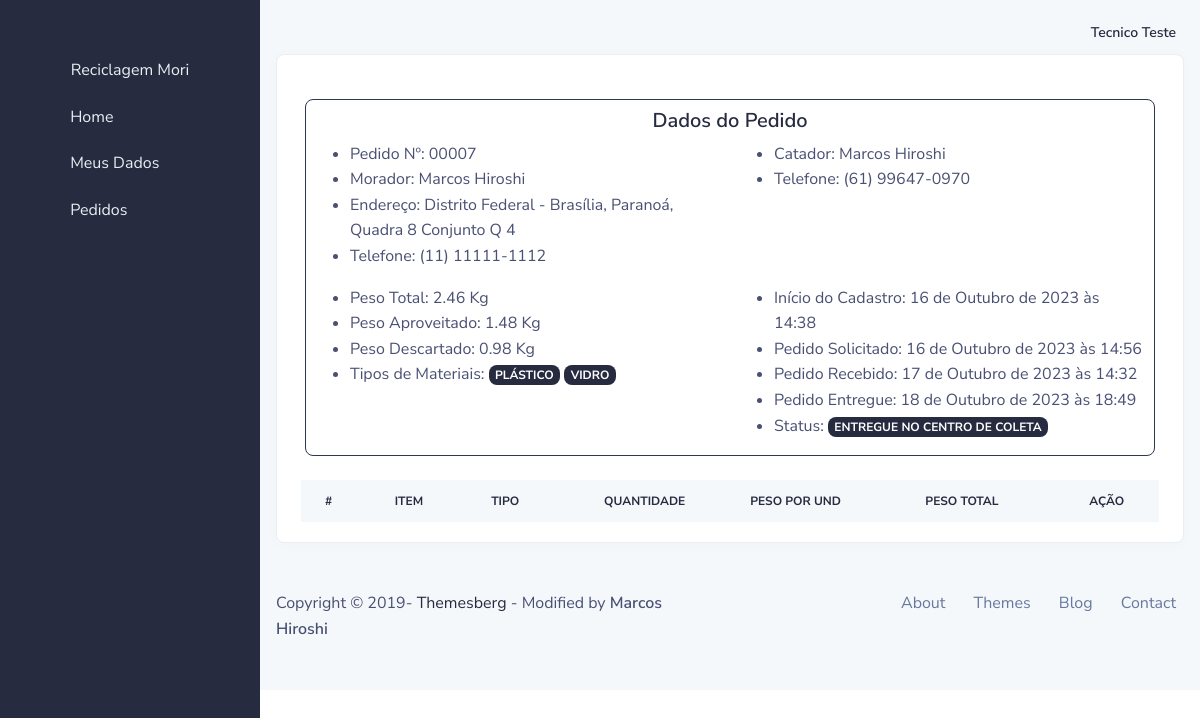
Page /catador/pedido/7/entregar/ (signed in) on the committed database.
### usuario/models.py (models this page shows, shortened)
class User(AbstractBaseUser, PermissionsMixin):
    email = models.EmailField(verbose_name='Email de usuário', unique=True)
    first_name = models.CharField(max_length=300, blank=True, verbose_name='Nome')
    last_name = models.CharField(max_length=300, blank=True, verbose_name='Sobrenome')
    date_joined = models.DateTimeField(_('date joined'), auto_now_add=True)
    is_active = models.BooleanField(_('active'), default=False)
    is_staff = models.BooleanField(_('staff'), default=False)
    profile_active = models.ForeignKey(Group, models.DO_NOTHING, related_name='profile_active', blank=True, null=True)
    objects = UserManager()
    USERNAME_FIELD = 'email'
    REQUIRED_FIELDS = ['first_name', 'last_name']
    class Meta:
        verbose_name = _('user')
        verbose_name_plural = _('users')
    def get_full_name(self):
        return ('%s %s' % (self.first_name, self.last_name)).strip()
    def __str__(self):
        return self.get_full_name().title()

### core/models/servico.py (models this page shows, shortened)
class OrdemServico(models.Model):
    status = models.ForeignKey(StatusServico, models.DO_NOTHING, related_name='ordem_servico_status')
    morador = models.ForeignKey(Morador, models.DO_NOTHING, related_name='ordem_servico_morador')
    catador = models.ForeignKey(Catador, models.DO_NOTHING, related_name='ordem_servico_catador', blank=True, null=True)
    data_criada = models.DateTimeField(auto_now_add=True)
    data_solicitada = models.DateTimeField(blank=True, null=True)
    data_buscada = models.DateTimeField(blank=True, null=True)
    data_entregue = models.DateTimeField(blank=True, null=True)
    def peso_total_servico(self):
        total = 0
        if hasattr(self, 'itens_ordem_servico'):
            for item in self.itens_ordem_servico.all():
                total += item.peso_total()
        return '%.2f' % total
    def peso_real(self):
        total = 0
        if hasattr(self, 'itens_ordem_servico'):
            for item in self.itens_ordem_servico.all():
                total += item.peso_total() if item.status.nome in ['ACEITO', 'ENTREGUE'] else 0
        return '%.2f' % total
    def peso_descartado(self):
        total = 0
        if hasattr(self, 'itens_ordem_servico'):
            for item in self.itens_ordem_servico.all():
                total += item.peso_total() if item.status.nome == 'NÃO ACEITO' else 0
        return '%.2f' % total
    def materiais_servico(self):
        lista = []
        if hasattr(self, 'itens_ordem_servico'):
            for item in self.itens_ordem_servico.all():
                if item.item.tipo.nome not in lista:
                    lista.append(item.item.tipo.nome)
        return lista
    def numero(self):
        return '{:0>5}'.format(self.id)

class ItemServico(models.Model):
    ordem = models.ForeignKey(OrdemServico, models.DO_NOTHING, related_name='itens_ordem_servico')
    status = models.ForeignKey(StatusItem, models.DO_NOTHING, related_name='itens_status', default=1)
    ponto_coleta = models.ForeignKey(PontoColeta, models.DO_NOTHING, related_name='itens_ponto_coleta', blank=True, null=True)
    item = models.ForeignKey(Item, models.DO_NOTHING, related_name='ordem_servico_item', verbose_name='Item para ser reciclado')
    qtd = models.PositiveIntegerField(verbose_name='Quantidade do mesmo item')
    class Meta:
        ordering = ['id']
    def peso_total(self):
        return (self.item.peso * self.qtd)/1000

class StatusItem(models.Model):
    nome = models.CharField(max_length=100)

class StatusServico(models.Model):
    nome = models.CharField(max_length=100)
    def __str__(self):
        return self.nome

### morador/models.py (models this page shows, shortened)
class Morador(models.Model):
    date_create = models.DateTimeField(auto_now_add=True)
    data_updated = models.DateTimeField(auto_now=True)
    user = models.OneToOneField(User, models.DO_NOTHING, related_name='morador_usuario')
    cpf = models.CharField(max_length=14, verbose_name='CPF')
    data_nascimento = models.DateField(verbose_name='Data de nascimento')
    genero = models.ForeignKey(Genero, models.DO_NOTHING, verbose_name='Gênero')
    telefone_1 = models.CharField(max_length=18, verbose_name='Telefone 1', help_text='(WHATSAPP)')
    telefone_2 = models.CharField(max_length=18, verbose_name='Telefone 2', null=True, blank=True)
    cep = models.CharField(max_length=9, verbose_name='CEP')
    logradouro = models.CharField(max_length=255, verbose_name='Endereço')
    complemento = models.CharField(max_length=255, verbose_name='Complemento', null=True, blank=True)
    municipio = models.ForeignKey(Municipio, models.DO_NOTHING, verbose_name='Município')
    longitude = models.DecimalField(max_length=255, max_digits=20, decimal_places=18, verbose_name='longitude', help_text='Coordenada geográfica da sua residência')
    latitude = models.DecimalField(max_length=255, max_digits=20, decimal_places=18, verbose_name='latitude', help_text='Coordenada geográfica da sua residência')
    def __str__(self):
        return self.user.get_full_name().title()
    def endereco(self):
        endereco = '%s - %s, %s %s' % (
            self.municipio.estado.nome,
            self.municipio.nome,
            self.logradouro,
            self.complemento if self.complemento else ''
        )
        return endereco.title()

### core/models/localidade.py (models this page shows, shortened)
class Municipio(models.Model):
    nome = models.CharField(verbose_name="NOME", max_length=255)
    estado = models.ForeignKey(Estado, models.DO_NOTHING, verbose_name="ESTADO")

class Estado(models.Model):
    nome = models.CharField(max_length=255, verbose_name="NOME")
    uf = models.CharField(max_length=2, verbose_name="UF")
    regiao = models.ForeignKey(Regiao, models.DO_NOTHING, verbose_name="REGIÃO")

### catador/models.py (models this page shows, shortened)
class Catador(models.Model):
    date_create = models.DateTimeField(auto_now_add=True)
    data_updated = models.DateTimeField(auto_now=True)
    user = models.OneToOneField(User, models.DO_NOTHING, related_name='catador_usuario')
    cpf = models.CharField(max_length=14, verbose_name='CPF')
    data_nascimento = models.DateField(verbose_name='Data de nascimento')
    genero = models.ForeignKey(Genero, models.DO_NOTHING, verbose_name='Gênero')
    telefone_1 = models.CharField(max_length=18, verbose_name='Telefone 1', help_text='(WHATSAPP)')
    telefone_2 = models.CharField(max_length=18, verbose_name='Telefone 2', null=True, blank=True)
    cep = models.CharField(max_length=9, verbose_name='CEP')
    logradouro = models.CharField(max_length=255, verbose_name='Endereço')
    complemento = models.CharField(max_length=255, verbose_name='Complemento', null=True, blank=True)
    municipio = models.ForeignKey(Municipio, models.DO_NOTHING, verbose_name='Município')
    longitude = models.DecimalField(max_length=255, max_digits=20, decimal_places=18, verbose_name='longitude', help_text='Coordenada geográfica da sua residência')
    latitude = models.DecimalField(max_length=255, max_digits=20, decimal_places=18, verbose_name='latitude', help_text='Coordenada geográfica da sua residência')
    def __str__(self):
        return self.user.get_full_name().title()

### core/models/item.py (models this page shows, shortened)
class Item(models.Model):
    nome = models.CharField(max_length=100, verbose_name="NOME")
    tipo = models.ForeignKey(Tipo, models.DO_NOTHING, related_name='item_tipo')
    peso = models.PositiveIntegerField()
    class Meta:
        ordering = ['nome']

class Tipo(models.Model):
    nome = models.CharField(max_length=100, verbose_name="NOME")

### catador/views.py (the view)
# urls.py: path('pedido/<int:pk>/entregar/', CatadorPedidoEntregarView.as_view(), name='catador_pedido_entregar'),
class CatadorPedidoEntregarView(PermissionRequiredMixin, UserPassesTestMixin, DetailView):
    model = OrdemServico
    template_name = '03_catador/pedido_entregar.html'
    permission_required = 'catador.view_catador'
    def test_func(self):
        return True if self.request.user.is_authenticated and self.request.user.profile_active.name == 'CATADOR' else False
    def get_context_data(self, **kwargs):
        return dict(
            super().get_context_data(**kwargs),
            lst_itens=self.object.itens_ordem_servico.filter(status__nome='ACEITO')
        )

### www/templates/03_catador/pedido_entregar.html (shortened to what this page needs)
{% extends '03_catador/base.html' %}
{% load static %}
{% block main %}
    <div class="row">
        <div class="col-md-12">
            <div class="card border-light shadow-sm">
                <div class="card-body">
                    {% include '02_morador/partials/dados_pedido.html' with pedido=object %}
                    <div class="row mt-4">
                        <div class="col-md-12">
                            <div class="table-responsive">
                                <table class="table table-centered table-nowrap m-0 rounded">
                                    <thead class="thead-light">
                                        <tr>
                                            <th class="border-0">#</th>
                                            <th class="border-0">Item</th>
                                            <th class="border-0">Tipo</th>
                                            <th class="border-0 text-center">Quantidade</th>
                                            <th class="border-0">Peso Por Und</th>
                                            <th class="border-0">Peso Total</th>
                                            <th class="border-0 text-center">Ação</th>
                                        </tr>
                                    </thead>
                                </table>
                            </div>
                        </div>
                    </div>
                </div>
            </div>
        </div>
    </div>
{% endblock main %}

### www/templates/03_catador/partials/navbar_main.html (shortened to what this page needs)
{% load static %}
<nav class="navbar navbar-top navbar-expand navbar-dashboard navbar-dark pl-0 pr-2 pb-0">
    <div class="container-fluid px-0">
        <div class="d-flex justify-content-between w-100" id="navbarSupportedContent">
            <ul class="navbar-nav align-items-center">
                <li class="nav-item dropdown">
                    <a class="nav-link pt-1 px-0" href="#" role="button" data-toggle="dropdown" aria-haspopup="true"
                       aria-expanded="false">
                        <div class="media d-flex align-items-center">
                            <i class="fa fa-user" style="font-size: 18px; color: #0a0b10"></i>
                            <div class="media-body ml-2 text-dark align-items-center d-lg-block">
                                <span class="mb-0 font-small font-weight-bold">{{ user|title }}</span>
                            </div>
                        </div>
                    </a>
                </li>
            </ul>
        </div>
    </div>
</nav>

### www/templates/02_morador/partials/dados_pedido.html
<div class="row mt-4 border border-black rounded ml-1 mr-1">
    <div class="col-12">
        <h5 class="text-center mt-2">Dados do Pedido</h5>
        <div class="row">
            <div class="col">
                <ul>
                    <li>Pedido Nº: {{ pedido.numero }}</li>
                    <li>Morador: {{ pedido.morador }}</li>
                    <li>Endereço: {{ pedido.morador.endereco }}</li>
                    <li>Telefone: {{ pedido.morador.telefone_1 }}{% if pedido.morador.telefone_2 %}/{{ pedido.morador.telefone_2 }}{% endif %}</li>
                </ul>
            </div>
            <div class="col">
                <ul>
                    <li>Catador: {{ pedido.catador|default_if_none:'Sem Informação' }}</li>
                    <li>Telefone: {{ pedido.catador.telefone_1|default:'Sem Informação' }}{% if pedido.catador.telefone_2 %}/{{ pedido.catador.telefone_2 }}{% endif %}</li>
                </ul>
            </div>
        </div>
        <div class="row">
            <div class="col">
                <ul>
                    <li>Peso Total: {{ pedido.peso_total_servico }} Kg</li>
                    <li>Peso Aproveitado: {{ pedido.peso_real }} Kg</li>
                    <li>Peso Descartado: {{ pedido.peso_descartado }} Kg</li>
                    <li>Tipos de Materiais: {% for tipo in pedido.materiais_servico %}<span class="badge badge-md bg-primary">{{ tipo }}</span> {% empty %} SEM INFORMAÇÃO {% endfor %}</li>
                </ul>
            </div>
            <div class="col">
                <ul>
                    <li>Início do Cadastro: {{ pedido.data_criada }}</li>
                    <li>Pedido Solicitado: {{ pedido.data_solicitada|default_if_none:'Sem Informação' }}</li>
                    <li>Pedido Recebido: {{ pedido.data_buscada|default_if_none:'Sem Informação' }}</li>
                    <li>Pedido Entregue: {{ pedido.data_entregue|default_if_none:'Sem Informação' }}</li>
                    <li>Status: <span class="badge badge-md bg-primary">{{ pedido.status }}</span></li>
                </ul>
            </div>
        </div>
    </div>
</div>

### rows in the picture
User: first_name+last_name "Tecnico Teste"
OrdemServico: numero "00007", morador "Marcos Hiroshi", morador.endereco "Distrito Federal - Brasília, Paranoá, Quadra 8 Conjunto Q 4", morador.telefone_1 "(11) 11111-1112", catador "Marcos Hiroshi", catador.telefone_1 "(61) 99647-0970", peso_total_servico "2.46", peso_real "1.48", peso_descartado "0.98", data_criada "16 de Outubro de 2023 às 14:38", data_solicitada "16 de Outubro de 2023 às 14:56", data_buscada "17 de Outubro de 2023 às 14:32", data_entregue "18 de Outubro de 2023 às 18:49", status "ENTREGUE NO CENTRO DE COLETA"
Tipo: materiais_servico "PLÁSTICO"
Tipo: materiais_servico "VIDRO"
